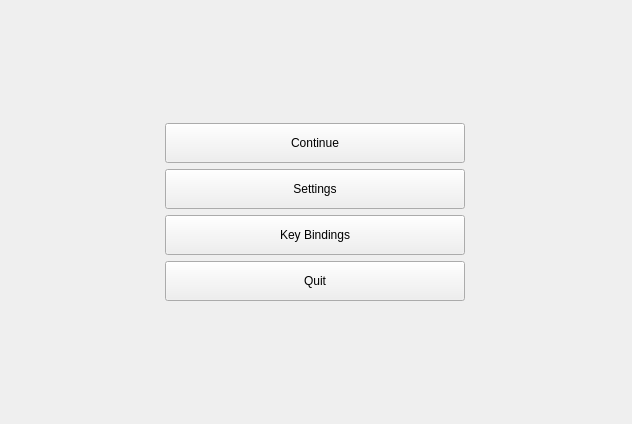
<?xml version="1.0" encoding="UTF-8"?>
<ui version="4.0">
 <class>PauseScreen</class>
 <widget class="QFrame" name="PauseScreen">
  <property name="geometry">
   <rect>
    <x>0</x>
    <y>0</y>
    <width>632</width>
    <height>424</height>
   </rect>
  </property>
  <property name="windowTitle">
   <string>Form</string>
  </property>
  <layout class="QGridLayout" name="gridLayout">
   <property name="sizeConstraint">
    <enum>QLayout::SetDefaultConstraint</enum>
   </property>
   <property name="leftMargin">
    <number>9</number>
   </property>
   <property name="topMargin">
    <number>9</number>
   </property>
   <property name="bottomMargin">
    <number>9</number>
   </property>
   <item row="2" column="0">
    <widget class="QPushButton" name="settingsButton">
     <property name="minimumSize">
      <size>
       <width>0</width>
       <height>40</height>
      </size>
     </property>
     <property name="maximumSize">
      <size>
       <width>300</width>
       <height>16777215</height>
      </size>
     </property>
     <property name="text">
      <string>Settings</string>
     </property>
    </widget>
   </item>
   <item row="4" column="0">
    <widget class="QPushButton" name="quitButton">
     <property name="sizePolicy">
      <sizepolicy hsizetype="Minimum" vsizetype="Fixed">
       <horstretch>0</horstretch>
       <verstretch>0</verstretch>
      </sizepolicy>
     </property>
     <property name="minimumSize">
      <size>
       <width>0</width>
       <height>40</height>
      </size>
     </property>
     <property name="maximumSize">
      <size>
       <width>300</width>
       <height>16777215</height>
      </size>
     </property>
     <property name="text">
      <string>Quit</string>
     </property>
    </widget>
   </item>
   <item row="0" column="0">
    <spacer name="verticalSpacer">
     <property name="orientation">
      <enum>Qt::Vertical</enum>
     </property>
     <property name="sizeHint" stdset="0">
      <size>
       <width>20</width>
       <height>40</height>
      </size>
     </property>
    </spacer>
   </item>
   <item row="5" column="0">
    <spacer name="verticalSpacer_2">
     <property name="orientation">
      <enum>Qt::Vertical</enum>
     </property>
     <property name="sizeHint" stdset="0">
      <size>
       <width>20</width>
       <height>40</height>
      </size>
     </property>
    </spacer>
   </item>
   <item row="1" column="0">
    <widget class="QPushButton" name="continueButton">
     <property name="sizePolicy">
      <sizepolicy hsizetype="Minimum" vsizetype="Fixed">
       <horstretch>0</horstretch>
       <verstretch>0</verstretch>
      </sizepolicy>
     </property>
     <property name="minimumSize">
      <size>
       <width>0</width>
       <height>40</height>
      </size>
     </property>
     <property name="maximumSize">
      <size>
       <width>300</width>
       <height>16777215</height>
      </size>
     </property>
     <property name="text">
      <string>Continue</string>
     </property>
    </widget>
   </item>
   <item row="3" column="0">
    <widget class="QPushButton" name="keybindsButton">
     <property name="minimumSize">
      <size>
       <width>0</width>
       <height>40</height>
      </size>
     </property>
     <property name="maximumSize">
      <size>
       <width>300</width>
       <height>16777215</height>
      </size>
     </property>
     <property name="text">
      <string>Key Bindings</string>
     </property>
    </widget>
   </item>
  </layout>
 </widget>
 <resources/>
 <connections/>
</ui>
